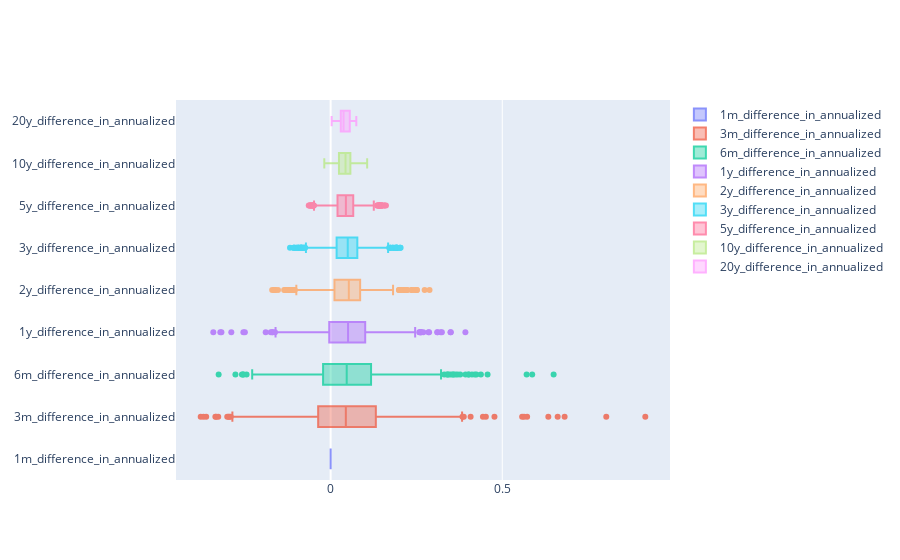

This figure's notebook cell:
### Code cell
go.Figure(
    [
        go.Box(
            x=df[column],
            name=column,
            opacity=0.75
            )
        for column in df.columns[47:]
    ]
)

### Figure 1 — Plotly figure (JSON) as saved in the notebook; plotly's stock layout.template omitted (floating-point values rounded to 4 significant figures; data arrays with more than 128 entries replaced by an {"elided": "..."} marker saying what was removed)
{"data": [{"name": "1m_difference_in_annualized", "opacity": 0.75, "type": "box", "x": {"elided": "641 int values"}}, {"name": "3m_difference_in_annualized", "opacity": 0.75, "type": "box", "x": {"elided": "641 float values"}}, {"name": "6m_difference_in_annualized", "opacity": 0.75, "type": "box", "x": {"elided": "641 float values"}}, {"name": "1y_difference_in_annualized", "opacity": 0.75, "type": "box", "x": {"elided": "641 float values"}}, {"name": "2y_difference_in_annualized", "opacity": 0.75, "type": "box", "x": {"elided": "641 float values"}}, {"name": "3y_difference_in_annualized", "opacity": 0.75, "type": "box", "x": {"elided": "641 float values"}}, {"name": "5y_difference_in_annualized", "opacity": 0.75, "type": "box", "x": {"elided": "641 float values"}}, {"name": "10y_difference_in_annualized", "opacity": 0.75, "type": "box", "x": {"elided": "641 float values"}}, {"name": "20y_difference_in_annualized", "opacity": 0.75, "type": "box", "x": {"elided": "641 float values"}}], "layout": {}}
